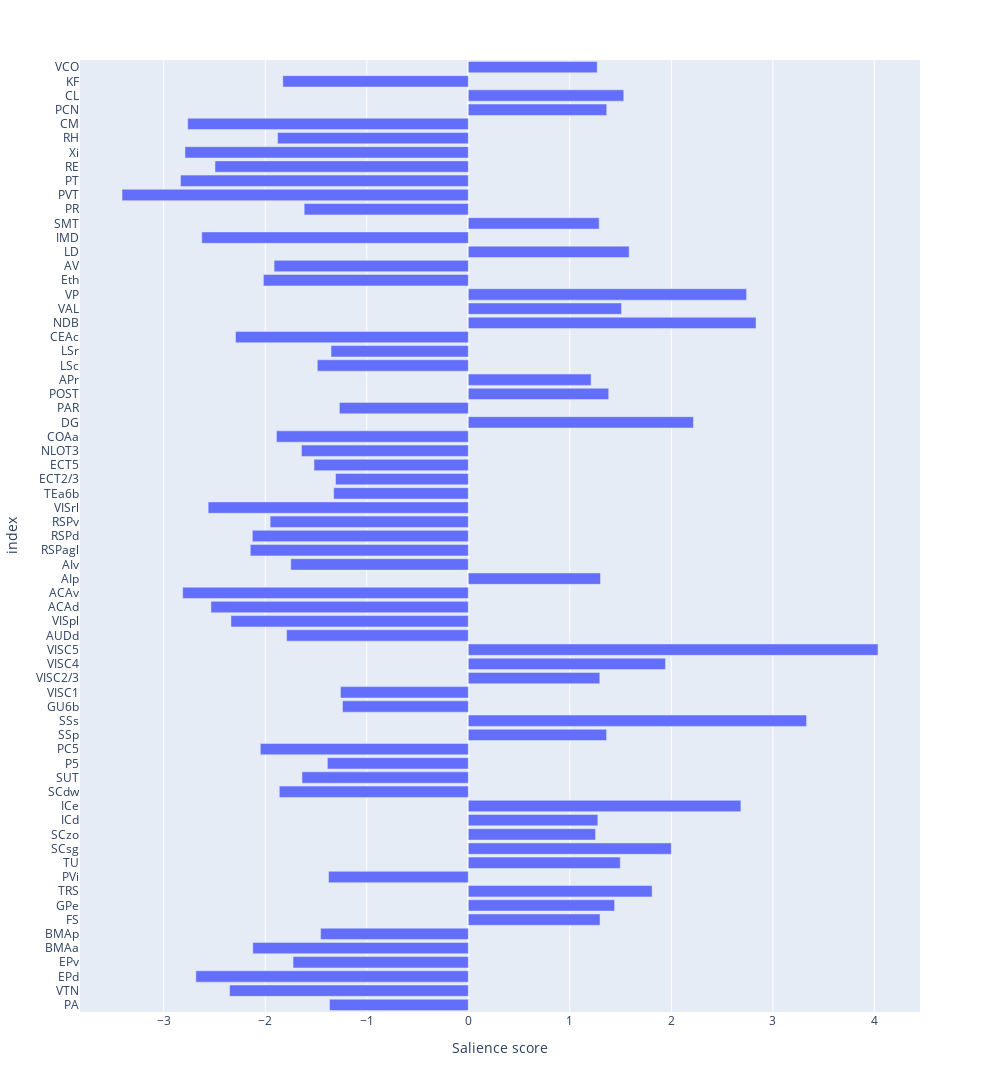

Notebook code for this chart:
### Code cell
# Plot PLS salience scores
plot_threshold = 1.2 # Only brain regions with a salience higher than plot_threshold are shown. 2 is the significance threshold.
file_title = f'PLS_{tracer}_{normalization}.png'
tp, salient_regions = cfosPLS.plot_salience_scores(plot_threshold, plots_output_path, file_title, AllenBrain.brain_region_dict,
                              fig_width=1000, fig_height=2000)

### Figure 1 — Plotly figure (JSON) as saved in the notebook; plotly's stock layout.template omitted (floating-point values rounded to 4 significant figures)
{"data": [{"alignmentgroup": "True", "hovertemplate": "0=%{x}<br>index=%{y}<extra></extra>", "legendgroup": "", "marker": {"color": "#636efa", "pattern": {"shape": ""}}, "name": "", "offsetgroup": "", "orientation": "h", "showlegend": false, "textposition": "auto", "type": "bar", "x": [-1.367, -2.352, -2.684, -1.726, -2.123, -1.455, 1.298, 1.441, 1.811, -1.377, 1.497, 2.0, 1.253, 1.276, 2.685, -1.862, -1.639, -1.388, -2.049, 1.363, 3.332, -1.24, -1.259, 1.295, 1.943, 4.036, -1.79, -2.338, -2.536, -2.814, 1.302, -1.749, -2.148, -2.128, -1.952, -2.563, -1.326, -1.308, -1.52, -1.644, -1.89, 2.218, -1.27, 1.383, 1.21, -1.488, -1.352, -2.293, 2.834, 1.509, 2.741, -2.019, -1.913, 1.585, -2.626, 1.289, -1.617, -3.412, -2.835, -2.496, -2.791, -1.879, -2.764, 1.364, 1.531, -1.827, 1.27], "xaxis": "x", "y": ["PA", "VTN", "EPd", "EPv", "BMAa", "BMAp", "FS", "GPe", "TRS", "PVi", "TU", "SCsg", "SCzo", "ICd", "ICe", "SCdw", "SUT", "P5", "PC5", "SSp", "SSs", "GU6b", "VISC1", "VISC2/3", "VISC4", "VISC5", "AUDd", "VISpl", "ACAd", "ACAv", "AIp", "AIv", "RSPagl", "RSPd", "RSPv", "VISrl", "TEa6b", "ECT2/3", "ECT5", "NLOT3", "COAa", "DG", "PAR", "POST", "APr", "LSc", "LSr", "CEAc", "NDB", "VAL", "VP", "Eth", "AV", "LD", "IMD", "SMT", "PR", "PVT", "PT", "RE", "Xi", "RH", "CM", "PCN", "CL", "KF", "VCO"], "yaxis": "y"}], "layout": {"barmode": "relative", "height": 2000, "legend": {"tracegroupgap": 0}, "margin": {"t": 60}, "width": 1000, "xaxis": {"anchor": "y", "domain": [0, 1], "title": {"text": "Salience score"}}, "yaxis": {"anchor": "x", "domain": [0, 1], "title": {"text": "index"}}}}
